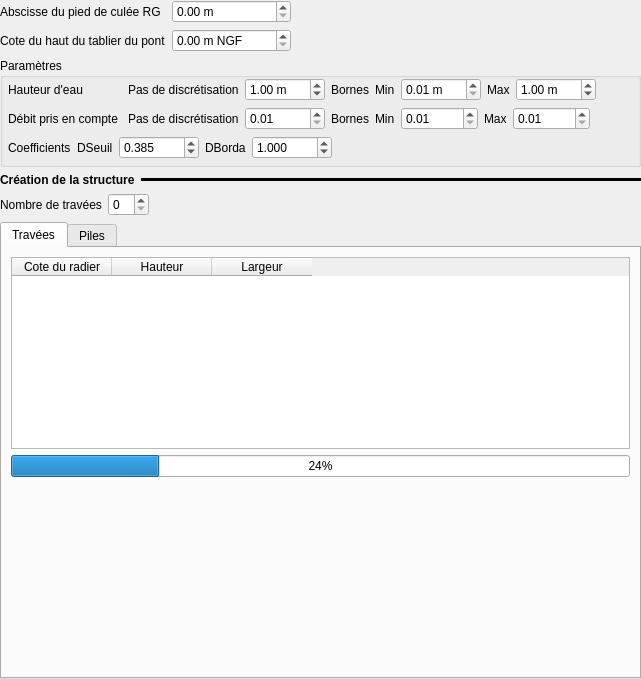
<?xml version="1.0" encoding="UTF-8"?>
<ui version="4.0">
 <class>Form</class>
 <widget class="QWidget" name="Form">
  <property name="geometry">
   <rect>
    <x>0</x>
    <y>0</y>
    <width>641</width>
    <height>679</height>
   </rect>
  </property>
  <property name="windowTitle">
   <string>Form</string>
  </property>
  <layout class="QVBoxLayout" name="verticalLayout">
   <property name="leftMargin">
    <number>0</number>
   </property>
   <property name="topMargin">
    <number>0</number>
   </property>
   <property name="rightMargin">
    <number>0</number>
   </property>
   <property name="bottomMargin">
    <number>0</number>
   </property>
   <item>
    <layout class="QGridLayout" name="gridLayout_2">
     <item row="2" column="2">
      <spacer name="horizontalSpacer_3">
       <property name="orientation">
        <enum>Qt::Horizontal</enum>
       </property>
       <property name="sizeHint" stdset="0">
        <size>
         <width>40</width>
         <height>20</height>
        </size>
       </property>
      </spacer>
     </item>
     <item row="1" column="1">
      <widget class="QDoubleSpinBox" name="dsb_abs_cul_rg">
       <property name="maximumSize">
        <size>
         <width>120</width>
         <height>16777215</height>
        </size>
       </property>
       <property name="suffix">
        <string> m</string>
       </property>
       <property name="maximum">
        <double>10000.000000000000000</double>
       </property>
      </widget>
     </item>
     <item row="2" column="0">
      <widget class="QLabel" name="label_6">
       <property name="text">
        <string>Cote du haut du tablier du pont</string>
       </property>
      </widget>
     </item>
     <item row="1" column="0">
      <widget class="QLabel" name="label_17">
       <property name="text">
        <string>Abscisse du pied de culée RG</string>
       </property>
      </widget>
     </item>
     <item row="2" column="1">
      <widget class="QDoubleSpinBox" name="dsb_cote_tab">
       <property name="maximumSize">
        <size>
         <width>120</width>
         <height>16777215</height>
        </size>
       </property>
       <property name="suffix">
        <string> m NGF</string>
       </property>
       <property name="maximum">
        <double>10000.000000000000000</double>
       </property>
      </widget>
     </item>
    </layout>
   </item>
   <item>
    <widget class="QGroupBox" name="groupBox_5">
     <property name="title">
      <string>Paramètres</string>
     </property>
     <layout class="QVBoxLayout" name="verticalLayout_18">
      <property name="leftMargin">
       <number>5</number>
      </property>
      <property name="topMargin">
       <number>0</number>
      </property>
      <property name="rightMargin">
       <number>5</number>
      </property>
      <property name="bottomMargin">
       <number>5</number>
      </property>
      <item>
       <layout class="QGridLayout" name="gridLayout_11">
        <item row="1" column="1">
         <widget class="QLabel" name="label_8">
          <property name="text">
           <string>Pas de discrétisation</string>
          </property>
         </widget>
        </item>
        <item row="1" column="0">
         <widget class="QLabel" name="label_45">
          <property name="text">
           <string>Débit pris en compte </string>
          </property>
         </widget>
        </item>
        <item row="1" column="2">
         <widget class="QDoubleSpinBox" name="dsb_q_pas">
          <property name="maximumSize">
           <size>
            <width>80</width>
            <height>16777215</height>
           </size>
          </property>
          <property name="minimum">
           <double>0.010000000000000</double>
          </property>
          <property name="maximum">
           <double>10000.000000000000000</double>
          </property>
         </widget>
        </item>
        <item row="0" column="2">
         <widget class="QDoubleSpinBox" name="dsb_h_pas">
          <property name="maximumSize">
           <size>
            <width>80</width>
            <height>16777215</height>
           </size>
          </property>
          <property name="suffix">
           <string> m</string>
          </property>
          <property name="minimum">
           <double>0.010000000000000</double>
          </property>
          <property name="maximum">
           <double>10000.000000000000000</double>
          </property>
          <property name="value">
           <double>1.000000000000000</double>
          </property>
         </widget>
        </item>
        <item row="0" column="1">
         <widget class="QLabel" name="label_9">
          <property name="text">
           <string>Pas de discrétisation</string>
          </property>
         </widget>
        </item>
        <item row="0" column="3">
         <widget class="QLabel" name="label_46">
          <property name="text">
           <string>Bornes</string>
          </property>
         </widget>
        </item>
        <item row="0" column="0">
         <widget class="QLabel" name="label_47">
          <property name="text">
           <string>Hauteur d'eau</string>
          </property>
         </widget>
        </item>
        <item row="0" column="4">
         <layout class="QHBoxLayout" name="horizontalLayout_16">
          <item>
           <widget class="QLabel" name="label_48">
            <property name="text">
             <string>Min</string>
            </property>
           </widget>
          </item>
          <item>
           <widget class="QDoubleSpinBox" name="dsb_h_min">
            <property name="maximumSize">
             <size>
              <width>80</width>
              <height>16777215</height>
             </size>
            </property>
            <property name="suffix">
             <string> m</string>
            </property>
            <property name="minimum">
             <double>0.010000000000000</double>
            </property>
            <property name="maximum">
             <double>10000.000000000000000</double>
            </property>
           </widget>
          </item>
          <item>
           <widget class="QLabel" name="label_49">
            <property name="text">
             <string>Max</string>
            </property>
           </widget>
          </item>
          <item>
           <widget class="QDoubleSpinBox" name="dsb_h_max">
            <property name="maximumSize">
             <size>
              <width>80</width>
              <height>16777215</height>
             </size>
            </property>
            <property name="suffix">
             <string> m</string>
            </property>
            <property name="minimum">
             <double>0.010000000000000</double>
            </property>
            <property name="maximum">
             <double>10000.000000000000000</double>
            </property>
            <property name="value">
             <double>1.000000000000000</double>
            </property>
           </widget>
          </item>
          <item>
           <spacer name="horizontalSpacer_16">
            <property name="orientation">
             <enum>Qt::Horizontal</enum>
            </property>
            <property name="sizeHint" stdset="0">
             <size>
              <width>40</width>
              <height>20</height>
             </size>
            </property>
           </spacer>
          </item>
         </layout>
        </item>
        <item row="1" column="3">
         <widget class="QLabel" name="label_50">
          <property name="text">
           <string>Bornes</string>
          </property>
         </widget>
        </item>
        <item row="1" column="4">
         <layout class="QHBoxLayout" name="horizontalLayout_17">
          <item>
           <widget class="QLabel" name="label_51">
            <property name="text">
             <string>Min</string>
            </property>
           </widget>
          </item>
          <item>
           <widget class="QDoubleSpinBox" name="dsb_q_min">
            <property name="maximumSize">
             <size>
              <width>80</width>
              <height>16777215</height>
             </size>
            </property>
            <property name="minimum">
             <double>0.010000000000000</double>
            </property>
            <property name="maximum">
             <double>10000.000000000000000</double>
            </property>
           </widget>
          </item>
          <item>
           <widget class="QLabel" name="label_52">
            <property name="text">
             <string>Max</string>
            </property>
           </widget>
          </item>
          <item>
           <widget class="QDoubleSpinBox" name="dsb_q_max">
            <property name="maximumSize">
             <size>
              <width>80</width>
              <height>16777215</height>
             </size>
            </property>
            <property name="minimum">
             <double>0.010000000000000</double>
            </property>
            <property name="maximum">
             <double>10000.000000000000000</double>
            </property>
           </widget>
          </item>
          <item>
           <spacer name="horizontalSpacer_17">
            <property name="orientation">
             <enum>Qt::Horizontal</enum>
            </property>
            <property name="sizeHint" stdset="0">
             <size>
              <width>40</width>
              <height>20</height>
             </size>
            </property>
           </spacer>
          </item>
         </layout>
        </item>
       </layout>
      </item>
      <item>
       <layout class="QHBoxLayout" name="horizontalLayout_18">
        <item>
         <widget class="QLabel" name="label_10">
          <property name="text">
           <string>Coefficients</string>
          </property>
         </widget>
        </item>
        <item>
         <widget class="QLabel" name="label_53">
          <property name="text">
           <string>DSeuil</string>
          </property>
         </widget>
        </item>
        <item>
         <widget class="QDoubleSpinBox" name="dsb_ds">
          <property name="maximumSize">
           <size>
            <width>80</width>
            <height>16777215</height>
           </size>
          </property>
          <property name="decimals">
           <number>3</number>
          </property>
          <property name="maximum">
           <double>10000.000000000000000</double>
          </property>
          <property name="value">
           <double>0.385000000000000</double>
          </property>
         </widget>
        </item>
        <item>
         <widget class="QLabel" name="label_54">
          <property name="text">
           <string>DBorda</string>
          </property>
         </widget>
        </item>
        <item>
         <widget class="QDoubleSpinBox" name="dsb_borda">
          <property name="maximumSize">
           <size>
            <width>80</width>
            <height>16777215</height>
           </size>
          </property>
          <property name="decimals">
           <number>3</number>
          </property>
          <property name="maximum">
           <double>10000.000000000000000</double>
          </property>
          <property name="singleStep">
           <double>0.100000000000000</double>
          </property>
          <property name="value">
           <double>1.000000000000000</double>
          </property>
         </widget>
        </item>
        <item>
         <spacer name="horizontalSpacer_18">
          <property name="orientation">
           <enum>Qt::Horizontal</enum>
          </property>
          <property name="sizeHint" stdset="0">
           <size>
            <width>40</width>
            <height>20</height>
           </size>
          </property>
         </spacer>
        </item>
       </layout>
      </item>
     </layout>
    </widget>
   </item>
   <item>
    <layout class="QHBoxLayout" name="horizontalLayout_6">
     <item>
      <widget class="QLabel" name="label_11">
       <property name="sizePolicy">
        <sizepolicy hsizetype="Maximum" vsizetype="Preferred">
         <horstretch>0</horstretch>
         <verstretch>0</verstretch>
        </sizepolicy>
       </property>
       <property name="font">
        <font>
         <weight>75</weight>
         <bold>true</bold>
        </font>
       </property>
       <property name="text">
        <string>Création de la structure</string>
       </property>
      </widget>
     </item>
     <item>
      <widget class="Line" name="line_3">
       <property name="frameShadow">
        <enum>QFrame::Plain</enum>
       </property>
       <property name="lineWidth">
        <number>10</number>
       </property>
       <property name="midLineWidth">
        <number>4</number>
       </property>
       <property name="orientation">
        <enum>Qt::Horizontal</enum>
       </property>
      </widget>
     </item>
    </layout>
   </item>
   <item>
    <layout class="QHBoxLayout" name="horizontalLayout_2">
     <item>
      <widget class="QLabel" name="label_18">
       <property name="text">
        <string>Nombre de travées</string>
       </property>
      </widget>
     </item>
     <item>
      <widget class="QSpinBox" name="sb_nb_trav">
       <property name="maximumSize">
        <size>
         <width>80</width>
         <height>16777215</height>
        </size>
       </property>
       <property name="value">
        <number>0</number>
       </property>
      </widget>
     </item>
     <item>
      <spacer name="horizontalSpacer">
       <property name="orientation">
        <enum>Qt::Horizontal</enum>
       </property>
       <property name="sizeHint" stdset="0">
        <size>
         <width>40</width>
         <height>20</height>
        </size>
       </property>
      </spacer>
     </item>
    </layout>
   </item>
   <item>
    <widget class="QTabWidget" name="clas_met">
     <property name="currentIndex">
      <number>0</number>
     </property>
     <widget class="QWidget" name="ong_trav">
      <attribute name="title">
       <string>Travées</string>
      </attribute>
      <layout class="QVBoxLayout" name="verticalLayout_6">
       <item>
        <widget class="QTableWidget" name="tab_trav">
         <property name="sizePolicy">
          <sizepolicy hsizetype="Minimum" vsizetype="Expanding">
           <horstretch>0</horstretch>
           <verstretch>0</verstretch>
          </sizepolicy>
         </property>
         <property name="alternatingRowColors">
          <bool>true</bool>
         </property>
         <attribute name="verticalHeaderDefaultSectionSize">
          <number>24</number>
         </attribute>
         <column>
          <property name="text">
           <string>Cote du radier</string>
          </property>
         </column>
         <column>
          <property name="text">
           <string>Hauteur</string>
          </property>
         </column>
         <column>
          <property name="text">
           <string>Largeur</string>
          </property>
         </column>
        </widget>
       </item>
       <item>
        <widget class="QProgressBar" name="progressBar">
         <property name="value">
          <number>24</number>
         </property>
        </widget>
       </item>
       <item>
        <spacer name="verticalSpacer">
         <property name="orientation">
          <enum>Qt::Vertical</enum>
         </property>
         <property name="sizeHint" stdset="0">
          <size>
           <width>20</width>
           <height>40</height>
          </size>
         </property>
        </spacer>
       </item>
      </layout>
     </widget>
     <widget class="QWidget" name="ong_pile">
      <attribute name="title">
       <string>Piles</string>
      </attribute>
      <layout class="QVBoxLayout" name="verticalLayout_2">
       <item>
        <widget class="QTableWidget" name="tab_pile">
         <property name="alternatingRowColors">
          <bool>true</bool>
         </property>
         <attribute name="verticalHeaderDefaultSectionSize">
          <number>24</number>
         </attribute>
         <column>
          <property name="text">
           <string>Largeur</string>
          </property>
         </column>
        </widget>
       </item>
      </layout>
     </widget>
    </widget>
   </item>
  </layout>
 </widget>
 <resources/>
 <connections/>
</ui>
